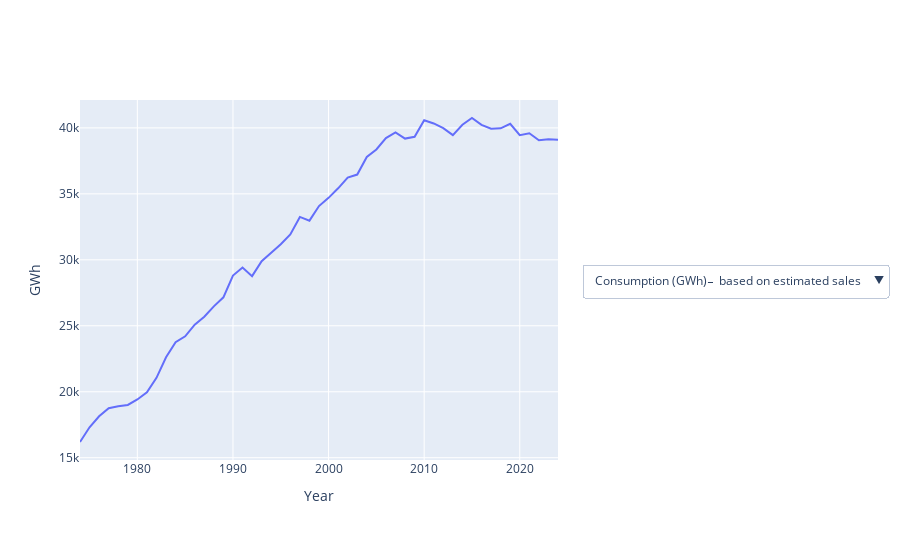

The code cell stored with this chart in its notebook:
### Markdown cell above
# Electricity Consumption Plot

### Code cell
import importlib
import consumption_plot
importlib.reload(consumption_plot)
from consumption_plot import create_consumption_plot

fig, show_plot = create_consumption_plot()
show_plot()
